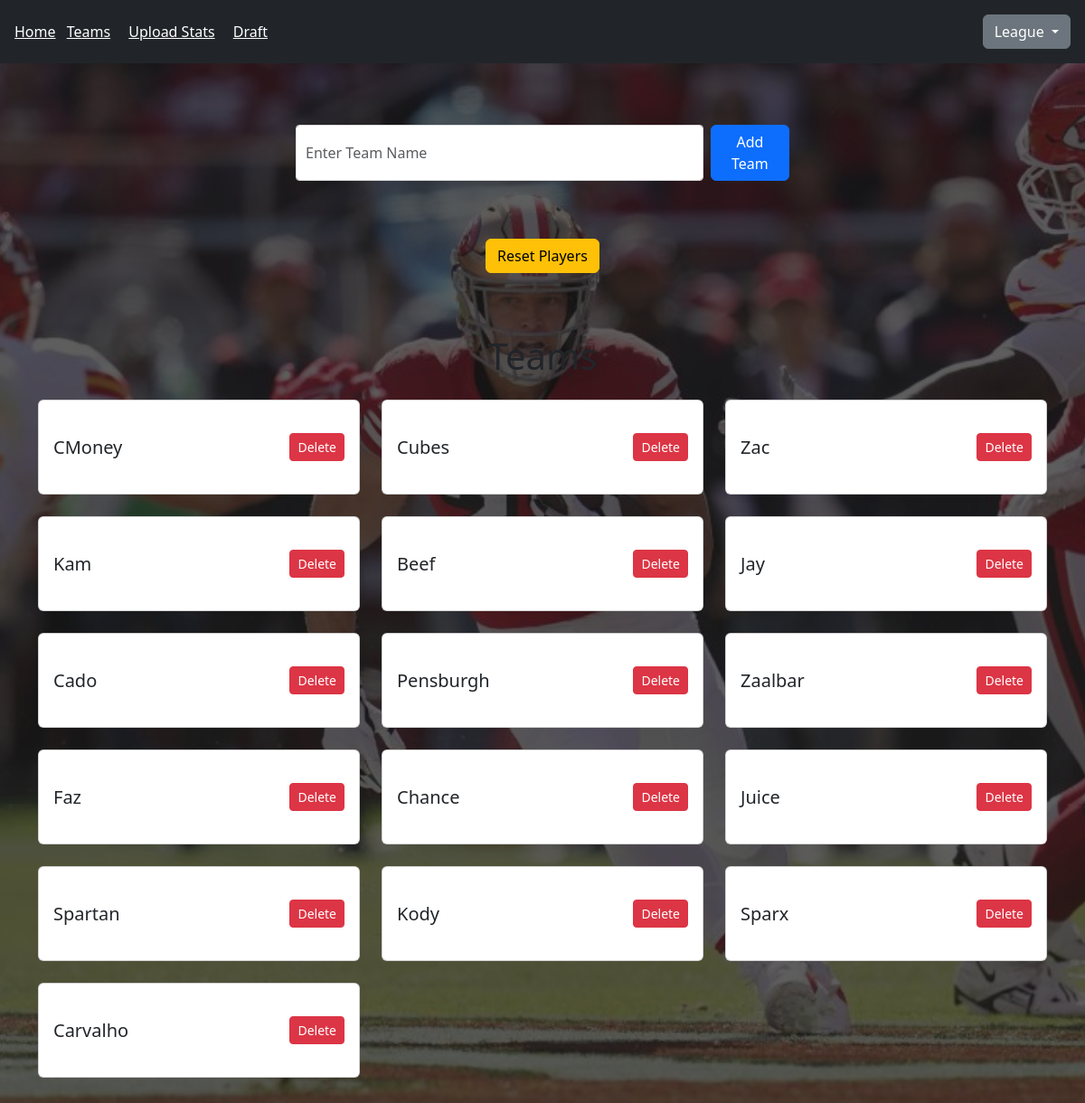
Page /team_create on the committed database.
### teams/models.py (models this page shows, shortened)
class Team(models.Model):
    name = models.CharField(max_length=20) # The teams name
    wins = models.PositiveIntegerField(default=0)
    losses = models.PositiveIntegerField(default=0)
    totalPoints = models.PositiveIntegerField(default=0)
    totalPointsAllowed = models.PositiveIntegerField(default=0)
    draftPick = models.PositiveIntegerField(default=0)

### pages/views.py (the view)
# urls.py: path('team_create', views.teamCreate, name='team_create'),
@require_http_methods(["GET", "POST"])
def teamCreate(request):
    if request.method == 'POST':
        team_name = request.POST.get('team_name')
        if team_name:
            Team.objects.create(name=team_name)
            return redirect('team_create')
    teams = Team.objects.all()
    return render(request, 'team_create.html', {'teams': teams})

### templates/team_create.html (shortened to what this page needs)
<!DOCTYPE html>
<html>
  <head>
    {% load static %}
  </head>
  <body>
    {% include 'header.html' %}
    <div class="container py-5">
        <div class="row mb-4">
            <div class="col-12 col-md-6 mx-auto">
                <form method="post" action="{% url 'team_create' %}" class="d-flex">
                    <input type="text" name="team_name" class="form-control me-2" placeholder="Enter Team Name" />
                    <button type="submit" class="btn btn-primary">Add Team</button>
                </form>
            </div>
        </div>
        <div class="row mb-5">
            <div class="col-12 text-center">
                <form method="post" action="{% url 'reset_players' %}">
                    <button type="submit" class="btn btn-warning">Reset Players</button>
                </form>
            </div>
        </div>
        <h1 class="text-center mb-4">Teams</h1>
        <div class="row">
            {% if teams %}
                {% for team in teams %}
                <div class="col-md-6 col-lg-4 mb-4">
                    <div class="card text-dark">
                        <div class="card-body d-flex justify-content-between align-items-center">
                            <h5 class="card-title m-0">{{ team.name }}</h5>
                            <form method="post" action="{% url 'delete_team' team.id %}">
                                <button type="submit" class="btn btn-danger btn-sm">Delete</button>
                            </form>
                        </div>
                    </div>
                </div>
                {% endfor %}
            {% else %}
                <div class="col-12 text-center">
                    <p class="text-muted">No teams have been added yet.</p>
                </div>
            {% endif %}
        </div>
    </div>
  </body>
</html>

### templates/team_create.html (style rules this page uses)
body { font-family: Arial, sans-serif; margin: 0; padding: 0; background-color: #191919 !important; text-align: center; }
body::before { content: ""; position: fixed; top: 0; left: 0; width: 100%; height: 100%; background-image: url('/static/files/christianmccaffrey1.jpg'); background-repeat: no-repeat; background-position: center; background-size: cover; opacity: 0.3; z-index: -1; }
h1 { color: #333; }
form { margin: 20px 0; }
input[type="text"] { padding: 10px; margin-right: 10px; border: 1px solid #ddd; border-radius: 4px; }
button { padding: 10px 15px; background-color: #5cb85c; color: white; border: none; border-radius: 4px; cursor: pointer; }

### rows in the picture
Team: name "CMoney"
Team: name "Cubes"
Team: name "Zac"
Team: name "Kam"
Team: name "Beef"
Team: name "Jay"
Team: name "Cado"
Team: name "Pensburgh"
Team: name "Zaalbar"
Team: name "Faz"
Team: name "Chance"
Team: name "Juice"
Team: name "Spartan"
Team: name "Kody"
Team: name "Sparx"
Team: name "Carvalho"
